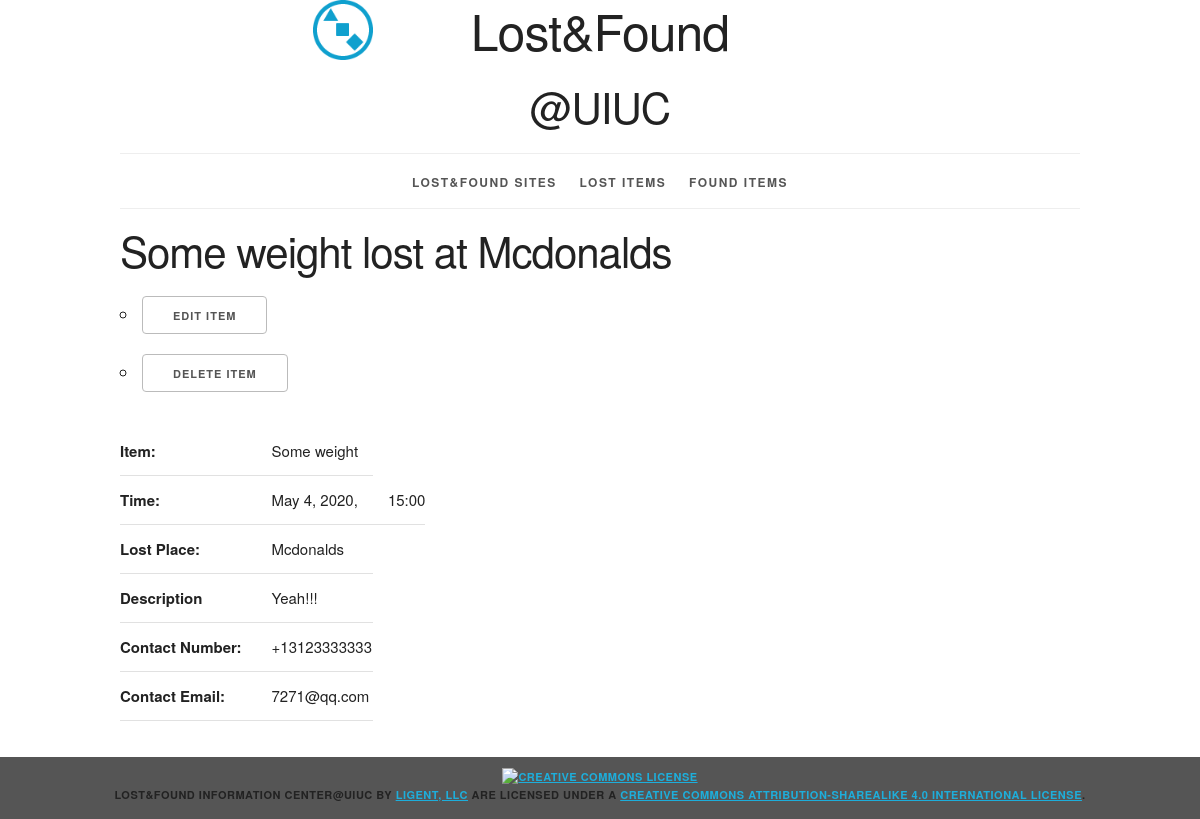
Page /item/lost/4/ on the earlier database version.
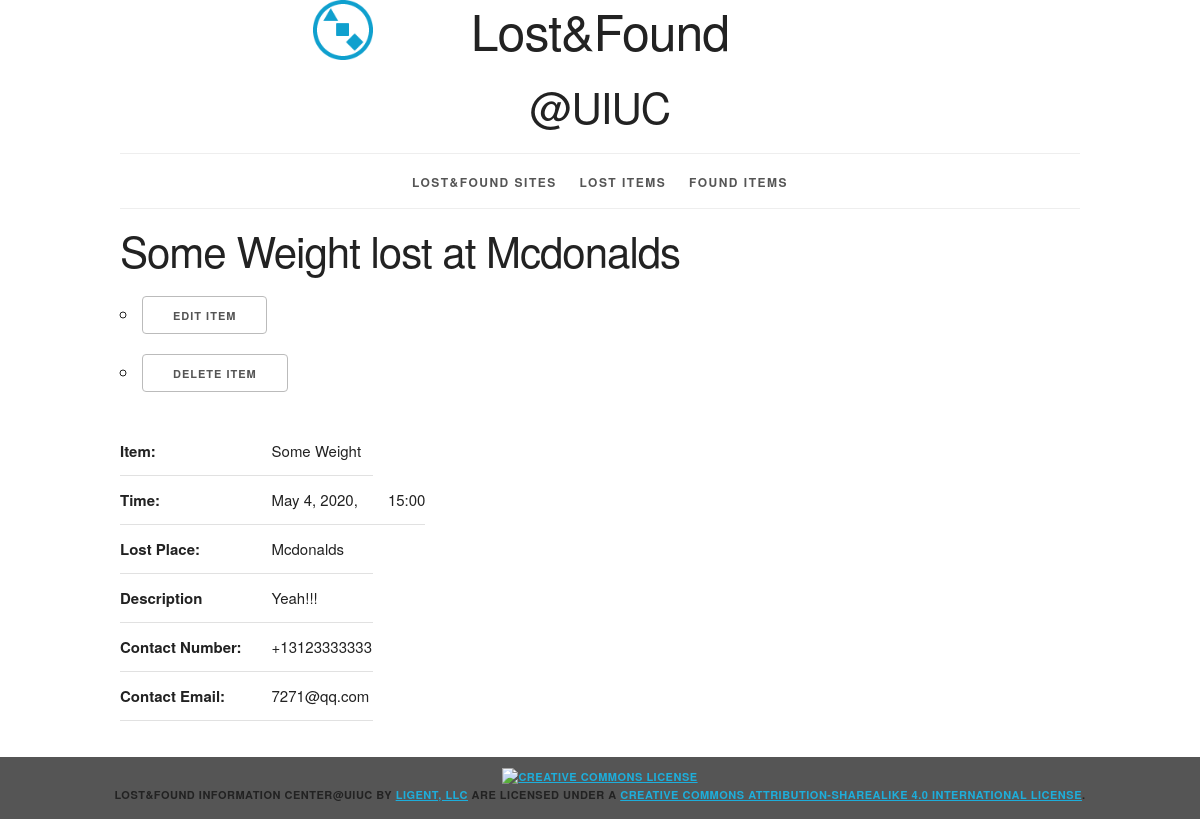
Same page on the later database version.
### info/models.py (models this page shows, shortened)
class LostItem(models.Model):
    item_id = models.AutoField(primary_key=True)
    item_name = models.CharField(max_length=30)
    place = models.CharField(max_length=80)  # where the item is lost
    eventDate = models.DateField()
    eventTime = models.CharField(max_length=20)  # like 'around 2pm'
    registeredTime = models.DateTimeField(auto_now_add=True)
    description = models.CharField(max_length=80, null=True, blank=True)
    phone = PhoneNumberField(null=True, blank=True) # may changed to be autofilled later
    email = models.EmailField()
    found = models.BooleanField(default=False)
    user = models.ForeignKey(User, related_name='items', on_delete=models.PROTECT)
    def __str__(self):
        return '%s lost at %s' % (self.item_name, self.place)
    class Meta:
        ordering = ['registeredTime']
    def get_update_url(self):
        return reverse('info_item_update_lost_urlpattern',
                       kwargs={'pk': self.pk})
    def get_delete_url(self):
        return reverse('info_item_delete_lost_urlpattern',
                       kwargs={'pk': self.pk})

### info/views.py (the view)
class LostItemDetail(View):
    def get(self, request, pk):
        item = get_object_or_404(
            LostItem,
            pk=pk
        )
        return render(
            request,
            'info/lostitem_detail.html',
            {'item': item}
        )

### info/templates/info/lostitem_detail.html (shortened to what this page needs)
{% extends 'info/base.html' %}
{% block content %}
    <h2>{{ item }}</h2>
    <ul>
        <li>
            <a href="{{ item.get_update_url }}"
                class="button">
                Edit Item
            </a>
        </li>
        <li>
            <a href="{{ item.get_delete_url }}"
                class="button">
                Delete Item
            </a>
        </li>
    </ul>
    <section>
        <table>
            <tr>
                <th>Item:</th>
                <td>{{ item.item_name }}</td>
            </tr>
            <tr>
                <th>Time:</th>
                <td>{{ item.eventDate}}, </td> <td> {{ item.eventTime}} </td>
            </tr>
            <tr>
                <th>Lost Place:</th>
                <td>{{ item.place}} </td>
            </tr>
            <tr>
                <th>Description</th>
                <td>{{ item.description}} </td>
            </tr>
            <tr>
                <th>Contact Number:</th>
                <td>{{ item.phone}}</td>
            </tr>
            <tr>
                <th>Contact Email:</th>
                <td>{{ item.email}}</td>
            </tr>
        </table>
    </section>
{% endblock %}

Differences in the rows shown:
changed LostItem "Mcdonalds": item_name+place "Some weight lost at Mcdonalds" → "Some Weight lost at Mcdonalds"; item_name "Some weight" → "Some Weight"
